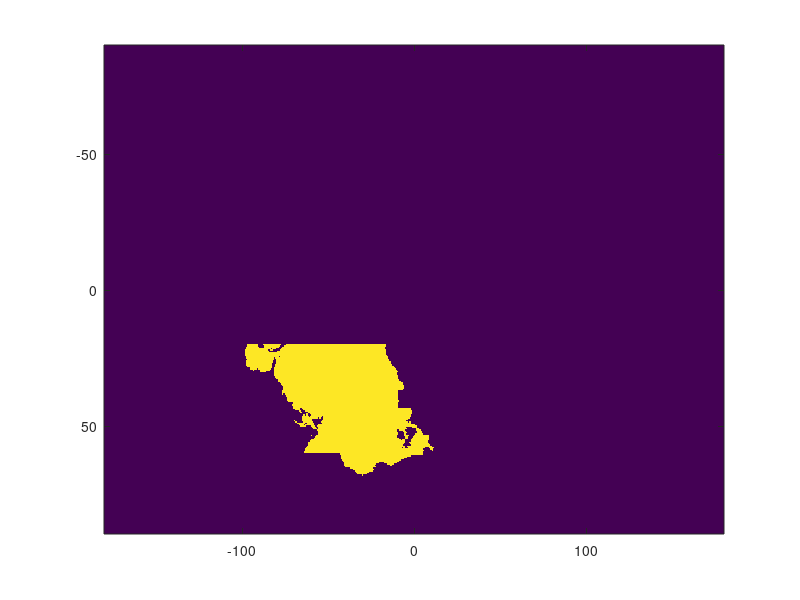

This figure's MATLAB source: (Note: this script raises an error after producing the figure.)
clc
close all
clear all
%%



% load rivers_data_year/north_pacific_mask.mat
load rivers_data_year/north_atlantic_mask.mat
%%
% f_k_north_pacific(find(f_k_north_pacific >= 0.5)) = 1;
% f_k_north_pacific(find(f_k_north_pacific < 0.5)) = 0;
%%
% imagesc((f_k_north_pacific));
%%
% f_k_north_pacific = flip(f_k_north_pacific);
%%
% f_k_north_pacific = mask_na;
s_k_north_atlantic = flip(s_k_north_atlantic);
%%
na_lat_tmp = 68.5:-0.5:0;
na_lon_tmp = -98:0.5:12;

% % na_lat_tmp = 0.5:0.5:67;
% na_lon_tmp = -179.5:0.5:180;
% % na_lon_tmp = 180:-0.5:179.5;
% na_lat_tmp = 67:-0.5:0.5;
% imagesc(na_lon_tmp, na_lat_tmp, (f_k_north_pacific));
% borders
% set(gca,'YDir','normal');
%%
% imagesc(sst_lon,sst_lat,sst_ds_dt(:,:,1)')

% 
% lat_new = 67.5:-1:0.5;
% lon_new = -179.5:1:179.5;
% %%
% [lon_new_tmp,lat_new_tmp] = ndgrid(lon_new,lat_new); 
% [na_lon_tmp,na_lat_tmp] = ndgrid(na_lon_tmp,na_lat_tmp); 
% % [na_lon_tmp,na_lat_tmp] = ndgrid(mesh_b_x, mesh_b_y); 
% 
% int_obj = griddedInterpolant(na_lon_tmp, na_lat_tmp, f_k_north_pacific');                             % create interpolate object   
% f_k_north_pacific_int(:,:) = int_obj(lon_new_tmp,lat_new_tmp); 
%%








% imagesc(na_lon_tmp, na_lat_tmp, flip(f_k_north_atlantic));
% borders
% set(gca,'YDir','normal');
%%
% figure;
% imagesc(lon_new,lat_new, (f_k_north_pacific_int)');
% borders
% set(gca,'YDir','normal');
%%

% imagesc(lat_new,lon_new, flip(f_k_north_atlantic_int'));
% borders
% set(gca,'YDir','normal');
mask1 = zeros(720, 360);
mask2 = zeros(720, 360);
lon_full = -180:0.5:179.5;
lat_full = -90:0.5:89.5;
%%

% for n = 1:length(mesh_b_x)
%     for t = 1:length(mesh_b_y)
%         mask1(lon_full == mesh_b_x(n),lat_full == mesh_b_y(t)) = f_k_north_pacific(t,n);
%         
%     end
% 
% end

for n = 1:length(na_lon_tmp)
    for t = 1:length(na_lat_tmp)
        mask1(lon_full == na_lon_tmp(n),lat_full == na_lat_tmp(t)) = ...
            f_k_north_atlantic(t,n);
        
    end

end

for n = 1:length(na_lon_tmp)
    for t = 1:length(na_lat_tmp)
        mask2(lon_full == na_lon_tmp(n),lat_full == na_lat_tmp(t)) = ...
            flip(s_k_north_atlantic(t,n));
        
    end

end


%%
imagesc(mask1);
%% 
%зануляем маску от экватора до 20 гр с.ш.
mask1(:,180:220) = 0;
mask2(:,180:220) = 0;
%%
imagesc(lon_full,lat_full, mask1');
borders
set(gca,'YDir','normal');
%%
f_k_north_atlantic = mask1;
s_k_north_atlantic = mask2;
%%
imagesc(lon_full,lat_full, s_k_north_atlantic');
borders
set(gca,'YDir','normal');
figure;
imagesc(lon_full,lat_full, f_k_north_atlantic');
borders
set(gca,'YDir','normal');

%% shifting
tmp = f_k_north_atlantic(1:360,:);
f_k_north_atlantic(1:360,:) = f_k_north_atlantic(361:end,:);
f_k_north_atlantic(361:end,:) = tmp;
%%
tmp = s_k_north_atlantic(1:360,:);
s_k_north_atlantic(1:360,:) = s_k_north_atlantic(361:end,:);
s_k_north_atlantic(361:end,:) = tmp;

%%
lon_full = 0:0.5:359.5;

%%
imagesc(lon_full,lat_full, f_k_north_atlantic');
borders
set(gca,'YDir','normal');
figure;
imagesc(lon_full,lat_full, s_k_north_atlantic');
borders
set(gca,'YDir','normal');
% mask_na = logical(mask1);
%%

lat_mask = lat_full;
lon_mask = lon_full;
%%
save rivers_data_year/nor-20_atlan_mask_0.5_shift.mat ...
    f_k_north_atlantic s_k_north_atlantic lon_mask lat_mask
























